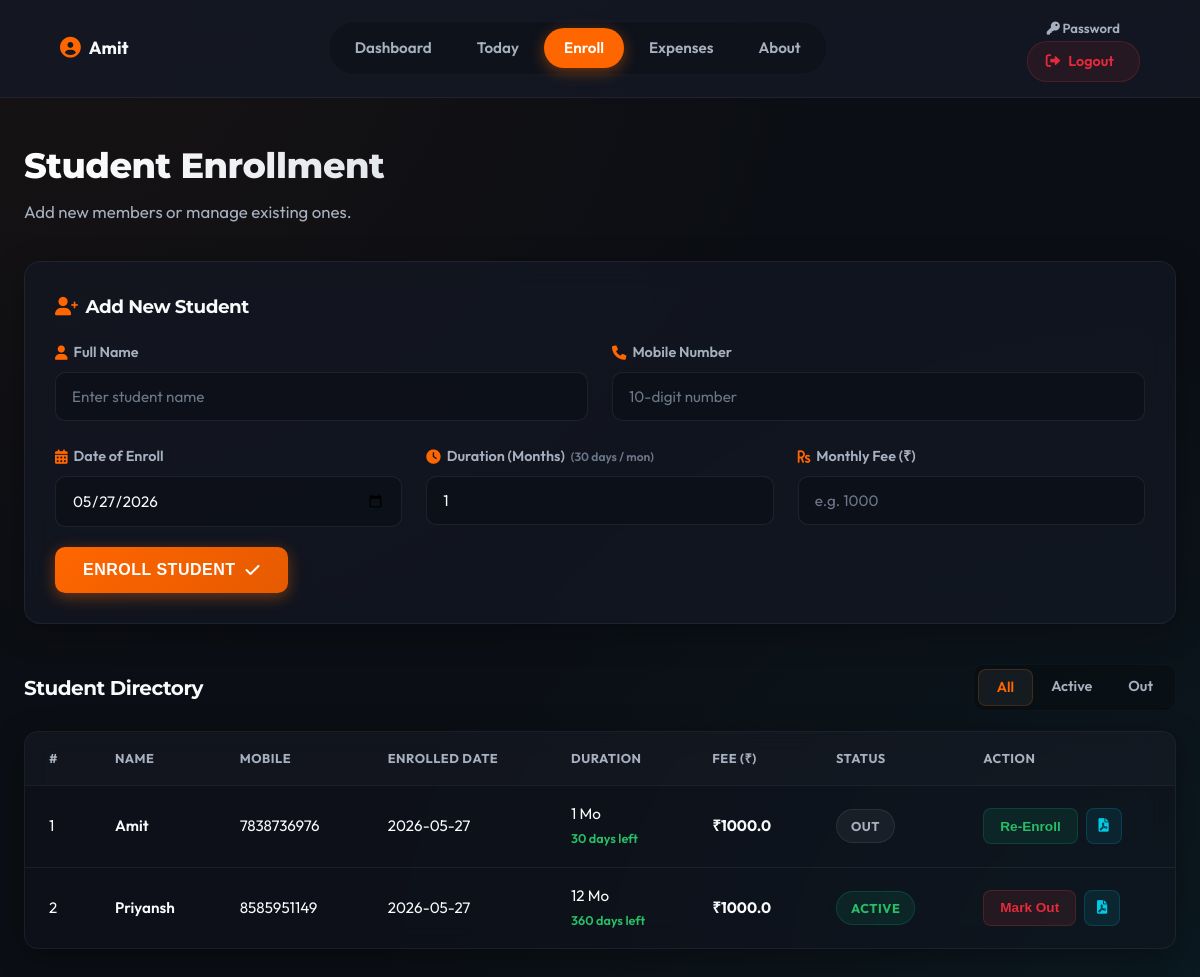
The app's page /enroll (signed in), older data.
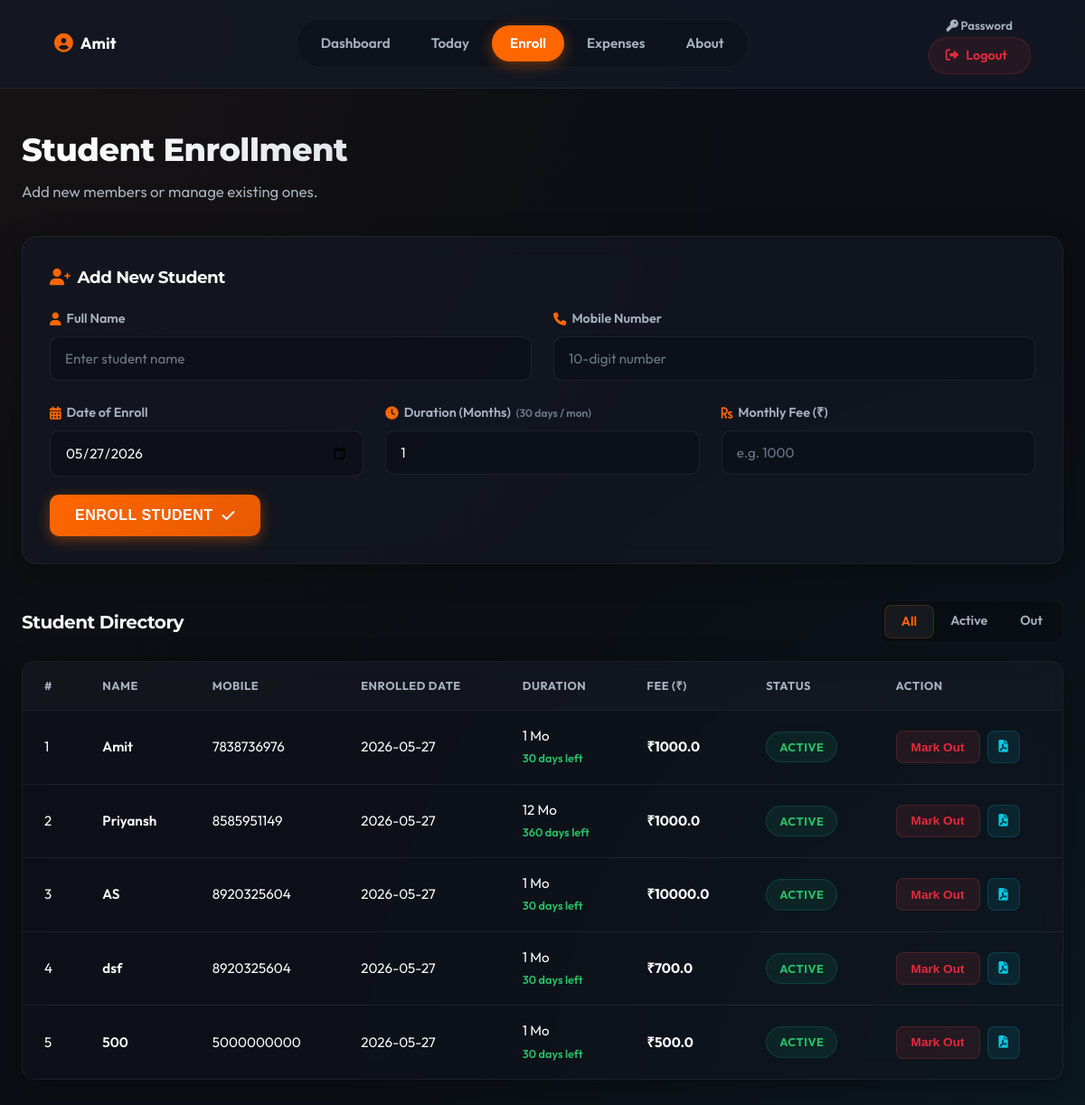
The same page, newer data.
### tables this page shows
CREATE TABLE students (
            id INTEGER PRIMARY KEY AUTOINCREMENT,
            owner_id INTEGER NOT NULL,
            name TEXT NOT NULL,
            mobile TEXT NOT NULL,
            date_enrolled DATE NOT NULL,
            membership_duration INTEGER DEFAULT 1,
            monthly_fee REAL NOT NULL DEFAULT 0,
            is_active BOOLEAN DEFAULT 1,
            FOREIGN KEY (owner_id) REFERENCES owners(id)
        );

### app.py (the view)
@app.route('/enroll')
def enroll_student():
    if not is_logged_in():
        return redirect(url_for('login'))
    owner_id = session['owner_id']
    check_and_create_fees(owner_id)
    filter_status = request.args.get('filter', 'all')
    conn = get_db_connection()
    query = 'SELECT * FROM students WHERE owner_id = ?'
    params = [owner_id]
    if filter_status == 'active':
        query += ' AND is_active = 1'
    elif filter_status == 'out':
        query += ' AND is_active = 0'
    students_rows = conn.execute(query, params).fetchall()
    students = []
    for row in students_rows:
        student = dict(row)
        duration_months = int(student['membership_duration'])
        expiry_date, days_left = calculate_membership_info(student['date_enrolled'], duration_months)
        student['expiry_date'] = expiry_date.strftime('%Y-%m-%d')
        student['days_left'] = days_left
        students.append(student)
    conn.close()
    return render_template('enroll_student.html', students=students, current_filter=filter_status)

### app.py (called while the page is built)
def is_logged_in():
    return 'owner_id' in session

def check_and_create_fees(owner_id):
    current_month = datetime.now().strftime('%Y-%m')
    conn = get_db_connection()
    conn.execute('''
        INSERT INTO fees (owner_id, student_id, month, amount, status)
        SELECT s.owner_id, s.id, ?, s.monthly_fee, 'PENDING'
        FROM students s
        LEFT JOIN fees f ON s.id = f.student_id AND f.month = ?
        WHERE s.owner_id = ? AND s.is_active = 1 AND f.id IS NULL
    ''', (current_month, current_month, owner_id))
    conn.commit()
    conn.close()

@app.context_processor
def inject_now():
    return {'now': datetime.utcnow()}

def calculate_membership_info(date_enrolled, duration_months):
    enrolled_date = datetime.strptime(date_enrolled, '%Y-%m-%d').date()
    total_days = int(duration_months) * 30
    expiry_date = enrolled_date + timedelta(days=total_days)
    today = datetime.now().date()
    days_left = (expiry_date - today).days
    return expiry_date, days_left

### database.py (called while the page is built)
def get_db_connection():
    conn = sqlite3.connect(os.path.join(os.path.dirname(__file__), DB_NAME))
    conn.row_factory = sqlite3.Row
    return conn

### templates/enroll_student.html (shortened to what the changed rows need)
<!DOCTYPE html>
<html lang="en">
<head>
    <link rel="stylesheet" href="{{ url_for('static', filename='style.css') }}">
    <link rel="stylesheet" href="https://cdnjs.cloudflare.com/ajax/libs/font-awesome/6.0.0/css/all.min.css">
</head>
<body>
    <nav class="navbar">
        <div class="nav-left">
            <span class="owner-name"><i class="fas fa-user-circle"></i> {{ session['owner_name'] }}</span>
        </div>
    </nav>
    <main class="container">
        <div class="page-header">
            <h2>Student Enrollment</h2>
        </div>
        <section class="table-section">
            <div class="table-container glass-panel">
                <table id="student-table">
                    <thead>
                        <tr>
                            <th>#</th>
                            <th>Name</th>
                            <th>Mobile</th>
                            <th>Enrolled Date</th>
                            <th>Duration</th>
                            <th>Fee (₹)</th>
                            <th>Status</th>
                            <th>Action</th>
                        </tr>
                    </thead>
                    <tbody>
                        {% for student in students %}
                        <tr data-id="{{ student.id }}">
                            <td>{{ loop.index }}</td>
                            <td style="font-weight: 600;">{{ student.name }}</td>
                            <td>{{ student.mobile }}</td>
                            <td>{{ student.date_enrolled }}</td>
                            <td>
                                {{ student.membership_duration }} Mo
                                <br>
                                <small style="font-weight: 600;">
                                    {% if student.days_left > 5 %}
                                        <span style="color: var(--success);">{{ student.days_left }} days left</span>
                                    {% elif student.days_left <= 5 and student.days_left >= 0 %}
                                        <span style="color: var(--pending);">{{ student.days_left }} days left</span>
                                    {% else %}
                                        <span style="color: var(--danger);">Expired</span>
                                    {% endif %}
                                </small>
                            </td>
                            <td style="font-weight: 700;">₹{{ student.monthly_fee }}</td>
                            <td>
                                {% if student.is_active %}
                                <span class="badge badge-paid">Active</span>
                                {% else %}
                                <span class="badge badge-notset">Out</span>
                                {% endif %}
                            </td>
                            <td>
                                <div class="action-buttons">
                                    {% if student.is_active %}
                                    <button class="btn-sm btn-danger" onclick="toggleStudentStatus({{ student.id }}, 0)">Mark Out</button>
                                    {% else %}
                                    <button class="btn-sm btn-success" onclick="toggleStudentStatus({{ student.id }}, 1)">Re-Enroll</button>
                                    {% endif %}
                                    <a href="{{ url_for('download_student_pdf', student_id=student.id) }}" class="btn-sm btn-pdf" title="Download Report">
                                        <i class="fas fa-file-pdf"></i>
                                    </a>
                                </div>
                            </td>
                        </tr>
                        {% endfor %}
                    </tbody>
                </table>
            </div>
        </section>
    </main>
</body>
</html>

Row changes from the older to the newer data that the page shows:
changed students "Amit": is_active "OUT Re-Enroll" → "ACTIVE Mark Out"
added students: name "AS", mobile "8920325604", date_enrolled "2026-05-27", membership_duration "1", days_left "30", monthly_fee "10000.0", is_active "ACTIVE"
added students: name "dsf", mobile "8920325604", date_enrolled "2026-05-27", membership_duration "1", days_left "30", monthly_fee "700.0", is_active "ACTIVE"
added students: name "500", mobile "5000000000", date_enrolled "2026-05-27", membership_duration "1", days_left "30", monthly_fee "500.0", is_active "ACTIVE"
